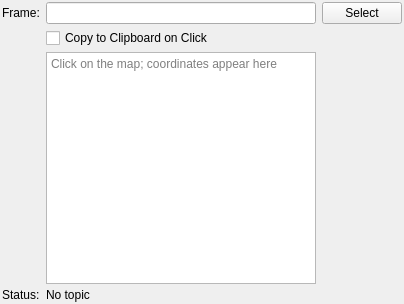
<?xml version="1.0" encoding="UTF-8"?>
<ui version="4.0">
 <class>coordinate_picker_config</class>
 <widget class="QWidget" name="coordinate_picker_config">
  <property name="geometry">
   <rect>
    <x>0</x>
    <y>0</y>
    <width>404</width>
    <height>304</height>
   </rect>
  </property>
  <property name="windowTitle">
   <string>Form</string>
  </property>
  <property name="styleSheet">
   <string notr="true"/>
  </property>
  <layout class="QGridLayout" name="gridLayout">
   <property name="leftMargin">
    <number>2</number>
   </property>
   <property name="topMargin">
    <number>2</number>
   </property>
   <property name="rightMargin">
    <number>2</number>
   </property>
   <property name="bottomMargin">
    <number>2</number>
   </property>
   <property name="verticalSpacing">
    <number>4</number>
   </property>
   <item row="6" column="0">
    <widget class="QLabel" name="label_2">
     <property name="font">
      <font/>
     </property>
     <property name="text">
      <string>Status:</string>
     </property>
    </widget>
   </item>
   <item row="6" column="2" colspan="2">
    <widget class="QLabel" name="status">
     <property name="font">
      <font/>
     </property>
     <property name="styleSheet">
      <string notr="true"/>
     </property>
     <property name="text">
      <string>No topic</string>
     </property>
     <property name="wordWrap">
      <bool>true</bool>
     </property>
    </widget>
   </item>
   <item row="2" column="2">
    <widget class="QPlainTextEdit" name="coordTextEdit">
     <property name="lineWrapMode">
      <enum>QPlainTextEdit::NoWrap</enum>
     </property>
     <property name="readOnly">
      <bool>true</bool>
     </property>
     <property name="tabStopWidth">
      <number>4</number>
     </property>
     <property name="textInteractionFlags">
      <set>Qt::TextSelectableByKeyboard|Qt::TextSelectableByMouse</set>
     </property>
     <property name="placeholderText">
      <string>Click on the map; coordinates appear here</string>
     </property>
    </widget>
   </item>
   <item row="0" column="0">
    <widget class="QLabel" name="label">
     <property name="text">
      <string>Frame:</string>
     </property>
    </widget>
   </item>
   <item row="0" column="2">
    <widget class="QLineEdit" name="frame"/>
   </item>
   <item row="0" column="3">
    <widget class="QPushButton" name="selectframe">
     <property name="text">
      <string>Select</string>
     </property>
    </widget>
   </item>
   <item row="1" column="2">
    <widget class="QCheckBox" name="copyCheckBox">
     <property name="text">
      <string>Copy to Clipboard on Click</string>
     </property>
    </widget>
   </item>
  </layout>
 </widget>
 <resources/>
 <connections/>
 <slots>
  <slot>SelectColor()</slot>
  <slot>SelectTopic()</slot>
  <slot>TopicEdited()</slot>
  <slot>PositionToleranceChanged(double)</slot>
  <slot>AngleToleranceChanged(double)</slot>
 </slots>
</ui>
